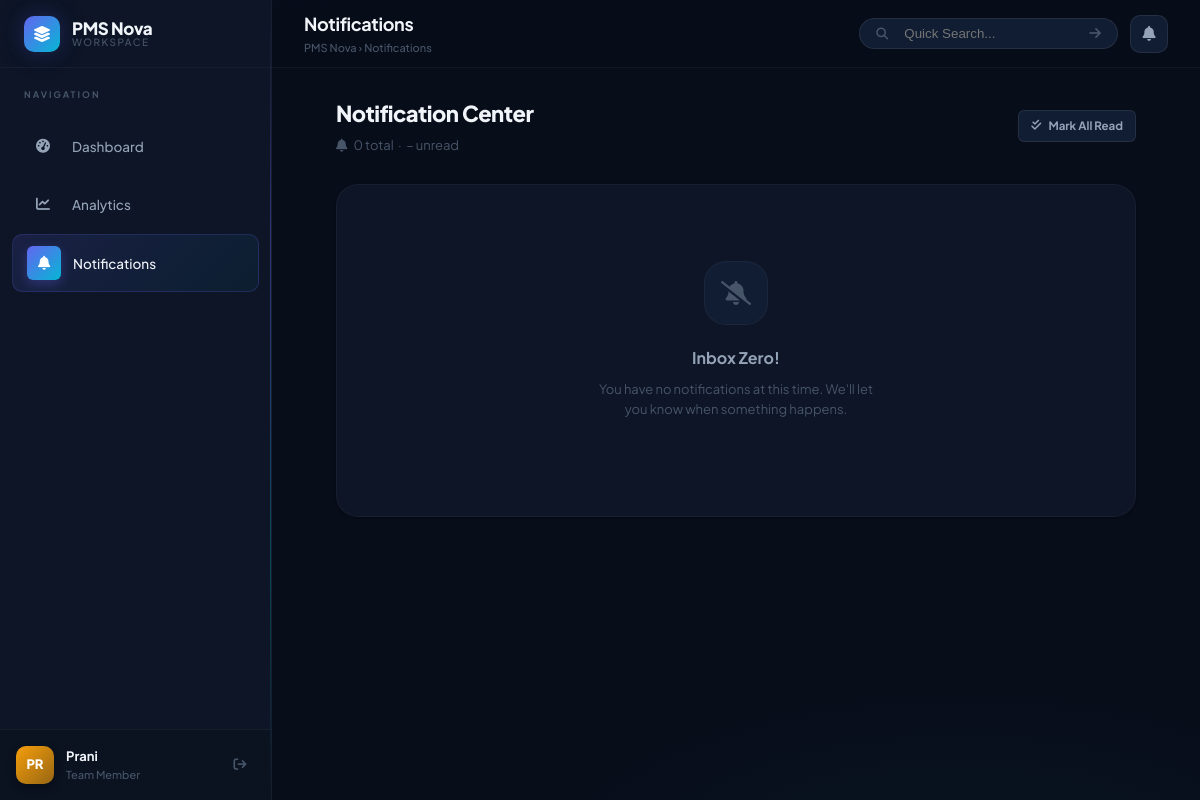
The page /notifications/ (signed in) on the database as committed earlier.
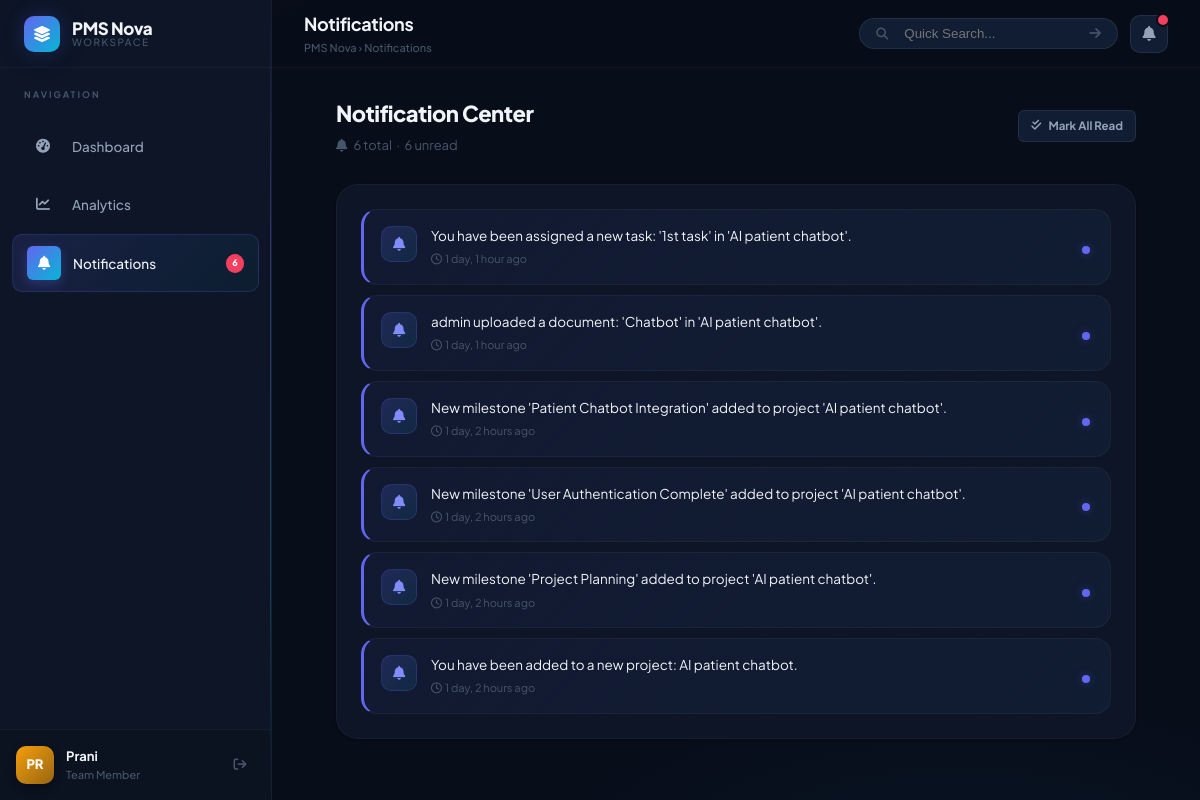
The same page on the database as committed later.
### projects/models.py (models this page shows, shortened)
class Notification(models.Model):
    user = models.ForeignKey(User, on_delete=models.CASCADE, related_name='notifications')
    message = models.TextField()
    is_read = models.BooleanField(default=False)
    created_at = models.DateTimeField(auto_now_add=True)

### projects/views.py (the view)
# urls.py: path('notifications/', views.notifications_list, name='notifications_list'),
@login_required
def notifications_list(request):
    notifications = request.user.notifications.all().order_by('-created_at')
    return render(request, 'projects/notifications.html', {'notifications': notifications})

### projects/templates/projects/notifications.html (shortened to what this page needs)
{% extends 'projects/base.html' %}
{% load static %}
{% block header_title %}Notifications{% endblock %}
{% block breadcrumb_last %}Notifications{% endblock %}
{% block content %}
<div style="max-width:800px;margin:0 auto;">
    <div class="page-header">
        <div>
            <h2 class="page-title">Notification Center</h2>
            <p class="page-subtitle">
                <i class="fa-solid fa-bell"></i>
                {{ notifications.count }} total &nbsp;·&nbsp;
                {{ notifications.filter.count|default:"–" }} unread
            </p>
        </div>
        <a href="{% url 'notifications_read_all' %}" class="btn btn-secondary btn-sm">
            <i class="fa-solid fa-check-double"></i> Mark All Read
        </a>
    </div>
    <div class="card">
        {% if notifications %}
        <div class="notification-list">
            {% for notif in notifications %}
            <div class="notification-item {% if not notif.is_read %}unread{% endif %}">
                <div style="display:flex;align-items:flex-start;gap:14px;flex:1;">
                    <div style="width:36px;height:36px;border-radius:var(--radius-md);display:flex;align-items:center;justify-content:center;font-size:14px;flex-shrink:0;
                        {% if not notif.is_read %}background:linear-gradient(135deg,rgba(99,102,241,0.2),rgba(6,182,212,0.1));color:var(--brand-primary-light);border:1px solid rgba(99,102,241,0.2);
                        {% else %}background:var(--bg-elevated);color:var(--text-muted);border:1px solid var(--border-subtle);{% endif %}">
                        <i class="fa-solid fa-bell{% if notif.is_read %}-slash{% endif %}"></i>
                    </div>
                    <div class="notification-body" style="flex:1;">
                        <p class="notification-msg" style="{% if notif.is_read %}color:var(--text-secondary);{% endif %}">{{ notif.message }}</p>
                        <span class="notification-time">
                            <i class="fa-regular fa-clock" style="margin-right:3px;"></i>{{ notif.created_at|timesince }} ago
                        </span>
                    </div>
                </div>
                {% if not notif.is_read %}
                <div style="width:8px;height:8px;border-radius:50%;background:var(--brand-primary);box-shadow:0 0 8px var(--brand-primary-glow);flex-shrink:0;margin-top:6px;"></div>
                {% endif %}
            </div>
            {% endfor %}
        </div>
        {% else %}
        <div class="empty-state">
            <div class="empty-state-icon"><i class="fa-solid fa-bell-slash"></i></div>
            <p class="empty-state-title">Inbox Zero!</p>
            <p class="empty-state-desc">You have no notifications at this time. We'll let you know when something happens.</p>
        </div>
        {% endif %}
    </div>
</div>
{% endblock %}

### projects/templates/projects/base.html (shortened to what the changed rows need)
{% load static %}
<!DOCTYPE html>
<html lang="en">
<head>
    <link rel="stylesheet" href="https://cdnjs.cloudflare.com/ajax/libs/font-awesome/6.5.0/css/all.min.css">
    <link rel="stylesheet" href="{% static 'projects/css/style.css' %}">
</head>
<body>
<div class="app-container">
    <aside class="sidebar">
        <ul class="sidebar-menu">
            <li class="sidebar-item {% if request.resolver_match.url_name == 'notifications_list' %}active{% endif %}">
                <a href="{% url 'notifications_list' %}" style="position:relative;">
                    <span class="nav-icon"><i class="fa-solid fa-bell"></i></span>
                    <span>Notifications</span>
                    {% with cnt=request.user.notifications.all.count %}
                    {% if cnt > 0 %}
                    <span style="margin-left:auto; background:var(--color-danger); color:white; font-size:9px; font-weight:800; padding:2px 6px; border-radius:99px; min-width:18px; text-align:center;">{{ cnt }}</span>
                    {% endif %}
                    {% endwith %}
                </a>
            </li>
        </ul>
    </aside>
    <main class="main-content">
        <header class="main-header">
            <div class="header-left">
                <div class="header-title">
                    <h1>{% block header_title %}Overview{% endblock %}</h1>
                </div>
            </div>
            <div class="header-actions">
                <a href="{% url 'notifications_list' %}" class="notification-bell" id="notif-bell-btn">
                    <i class="fa-solid fa-bell"></i>
                    {% if request.user.notifications.all %}
                    <span class="notification-badge" id="unread-count-badge"></span>
                    {% endif %}
                </a>
            </div>
        </header>
        <div class="content-wrapper animate-in">
            {% block content %}{% endblock %}
        </div>
    </main>
</div>
</body>
</html>

Rows that differ between the two databases and show on the page:
added Notification: is_read False (drawn), message "You have been assigned a new task: '1st task' in 'AI patient chatbot'.", created_at "1 day, 1 hour"
added Notification: is_read False (drawn), message "admin uploaded a document: 'Chatbot' in 'AI patient chatbot'.", created_at "1 day, 1 hour"
added Notification: is_read False (drawn), message "New milestone 'Patient Chatbot Integration' added to project 'AI patient chatbot'.", created_at "1 day, 2 hours"
added Notification: is_read False (drawn), message "New milestone 'User Authentication Complete' added to project 'AI patient chatbot'.", created_at "1 day, 2 hours"
added Notification: is_read False (drawn), message "New milestone 'Project Planning' added to project 'AI patient chatbot'.", created_at "1 day, 2 hours"
added Notification: is_read False (drawn), message "You have been added to a new project: AI patient chatbot.", created_at "1 day, 2 hours"
Other text that changed with them:
{{ cnt }}: (not shown) → "6"
{{ notifications.count }}: "0" → "6"
{{ notifications.filter.count|default:"–" }}: "–" → "6"
text no longer shown: "Inbox Zero! You have no notifications at this time. We'll let you know when something happens."
